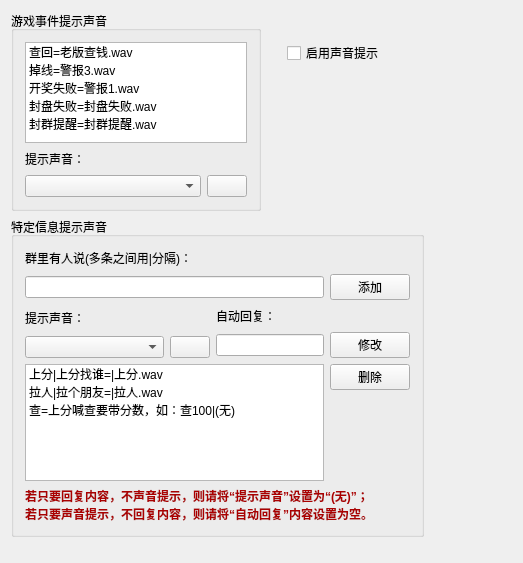
<?xml version="1.0" encoding="UTF-8"?>
<ui version="4.0">
 <class>VoiceGuideWidget</class>
 <widget class="QWidget" name="VoiceGuideWidget">
  <property name="geometry">
   <rect>
    <x>0</x>
    <y>0</y>
    <width>523</width>
    <height>563</height>
   </rect>
  </property>
  <property name="windowTitle">
   <string>语音提示</string>
  </property>
  <layout class="QHBoxLayout" name="horizontalLayout_13">
   <item>
    <layout class="QVBoxLayout" name="verticalLayout_7">
     <item>
      <layout class="QHBoxLayout" name="horizontalLayout_12">
       <property name="sizeConstraint">
        <enum>QLayout::SetFixedSize</enum>
       </property>
       <item>
        <widget class="QGroupBox" name="groupBox">
         <property name="sizePolicy">
          <sizepolicy hsizetype="Fixed" vsizetype="Fixed">
           <horstretch>0</horstretch>
           <verstretch>0</verstretch>
          </sizepolicy>
         </property>
         <property name="maximumSize">
          <size>
           <width>250</width>
           <height>200</height>
          </size>
         </property>
         <property name="title">
          <string>游戏事件提示声音</string>
         </property>
         <layout class="QVBoxLayout" name="verticalLayout">
          <item>
           <widget class="QListWidget" name="listWidget">
            <property name="sizePolicy">
             <sizepolicy hsizetype="Expanding" vsizetype="Preferred">
              <horstretch>0</horstretch>
              <verstretch>0</verstretch>
             </sizepolicy>
            </property>
            <item>
             <property name="text">
              <string>查回=老版查钱.wav</string>
             </property>
            </item>
            <item>
             <property name="text">
              <string>掉线=警报3.wav</string>
             </property>
            </item>
            <item>
             <property name="text">
              <string>开奖失败=警报1.wav</string>
             </property>
            </item>
            <item>
             <property name="text">
              <string>封盘失败=封盘失败.wav</string>
             </property>
            </item>
            <item>
             <property name="text">
              <string>封群提醒=封群提醒.wav</string>
             </property>
            </item>
           </widget>
          </item>
          <item>
           <layout class="QHBoxLayout" name="horizontalLayout">
            <item>
             <widget class="QLabel" name="label">
              <property name="text">
               <string>提示声音：</string>
              </property>
             </widget>
            </item>
            <item>
             <spacer name="horizontalSpacer">
              <property name="orientation">
               <enum>Qt::Horizontal</enum>
              </property>
              <property name="sizeHint" stdset="0">
               <size>
                <width>40</width>
                <height>20</height>
               </size>
              </property>
             </spacer>
            </item>
           </layout>
          </item>
          <item>
           <layout class="QHBoxLayout" name="horizontalLayout_2">
            <item>
             <widget class="QComboBox" name="comboBox"/>
            </item>
            <item>
             <widget class="QPushButton" name="pushButton">
              <property name="sizePolicy">
               <sizepolicy hsizetype="Fixed" vsizetype="Fixed">
                <horstretch>0</horstretch>
                <verstretch>0</verstretch>
               </sizepolicy>
              </property>
              <property name="text">
               <string/>
              </property>
              <property name="icon">
               <iconset>
                <normaloff>image/italic.png</normaloff>image/italic.png</iconset>
              </property>
             </widget>
            </item>
           </layout>
          </item>
         </layout>
        </widget>
       </item>
       <item>
        <spacer name="horizontalSpacer_6">
         <property name="orientation">
          <enum>Qt::Horizontal</enum>
         </property>
         <property name="sizeType">
          <enum>QSizePolicy::Fixed</enum>
         </property>
         <property name="sizeHint" stdset="0">
          <size>
           <width>20</width>
           <height>20</height>
          </size>
         </property>
        </spacer>
       </item>
       <item>
        <layout class="QVBoxLayout" name="verticalLayout_6">
         <item>
          <spacer name="verticalSpacer_5">
           <property name="orientation">
            <enum>Qt::Vertical</enum>
           </property>
           <property name="sizeType">
            <enum>QSizePolicy::Preferred</enum>
           </property>
           <property name="sizeHint" stdset="0">
            <size>
             <width>20</width>
             <height>30</height>
            </size>
           </property>
          </spacer>
         </item>
         <item>
          <widget class="QCheckBox" name="checkBox">
           <property name="text">
            <string>启用声音提示</string>
           </property>
          </widget>
         </item>
         <item>
          <spacer name="verticalSpacer_2">
           <property name="orientation">
            <enum>Qt::Vertical</enum>
           </property>
           <property name="sizeHint" stdset="0">
            <size>
             <width>20</width>
             <height>40</height>
            </size>
           </property>
          </spacer>
         </item>
        </layout>
       </item>
       <item>
        <spacer name="horizontalSpacer_7">
         <property name="orientation">
          <enum>Qt::Horizontal</enum>
         </property>
         <property name="sizeHint" stdset="0">
          <size>
           <width>40</width>
           <height>20</height>
          </size>
         </property>
        </spacer>
       </item>
      </layout>
     </item>
     <item>
      <spacer name="verticalSpacer_4">
       <property name="orientation">
        <enum>Qt::Vertical</enum>
       </property>
       <property name="sizeType">
        <enum>QSizePolicy::Fixed</enum>
       </property>
       <property name="sizeHint" stdset="0">
        <size>
         <width>20</width>
         <height>0</height>
        </size>
       </property>
      </spacer>
     </item>
     <item>
      <widget class="QGroupBox" name="groupBox_2">
       <property name="sizePolicy">
        <sizepolicy hsizetype="Fixed" vsizetype="Fixed">
         <horstretch>0</horstretch>
         <verstretch>0</verstretch>
        </sizepolicy>
       </property>
       <property name="maximumSize">
        <size>
         <width>500</width>
         <height>320</height>
        </size>
       </property>
       <property name="title">
        <string>特定信息提示声音</string>
       </property>
       <layout class="QVBoxLayout" name="verticalLayout_5">
        <item>
         <layout class="QHBoxLayout" name="horizontalLayout_3">
          <item>
           <widget class="QLabel" name="label_2">
            <property name="text">
             <string>群里有人说(多条之间用|分隔)：</string>
            </property>
           </widget>
          </item>
          <item>
           <spacer name="horizontalSpacer_2">
            <property name="orientation">
             <enum>Qt::Horizontal</enum>
            </property>
            <property name="sizeHint" stdset="0">
             <size>
              <width>40</width>
              <height>20</height>
             </size>
            </property>
           </spacer>
          </item>
         </layout>
        </item>
        <item>
         <layout class="QHBoxLayout" name="horizontalLayout_4">
          <item>
           <widget class="QLineEdit" name="lineEdit">
            <property name="styleSheet">
             <string notr="true">color: rgb(0, 0, 255);</string>
            </property>
           </widget>
          </item>
          <item>
           <widget class="QPushButton" name="pushButton_3">
            <property name="text">
             <string>添加</string>
            </property>
           </widget>
          </item>
         </layout>
        </item>
        <item>
         <layout class="QHBoxLayout" name="horizontalLayout_10">
          <item>
           <layout class="QVBoxLayout" name="verticalLayout_3">
            <item>
             <layout class="QHBoxLayout" name="horizontalLayout_5">
              <item>
               <widget class="QLabel" name="label_3">
                <property name="text">
                 <string>提示声音：</string>
                </property>
               </widget>
              </item>
              <item>
               <spacer name="horizontalSpacer_3">
                <property name="orientation">
                 <enum>Qt::Horizontal</enum>
                </property>
                <property name="sizeHint" stdset="0">
                 <size>
                  <width>40</width>
                  <height>20</height>
                 </size>
                </property>
               </spacer>
              </item>
             </layout>
            </item>
            <item>
             <layout class="QHBoxLayout" name="horizontalLayout_7">
              <item>
               <widget class="QComboBox" name="comboBox_2"/>
              </item>
              <item>
               <widget class="QPushButton" name="pushButton_2">
                <property name="sizePolicy">
                 <sizepolicy hsizetype="Fixed" vsizetype="Fixed">
                  <horstretch>0</horstretch>
                  <verstretch>0</verstretch>
                 </sizepolicy>
                </property>
                <property name="text">
                 <string/>
                </property>
                <property name="icon">
                 <iconset>
                  <normaloff>image/italic.png</normaloff>image/italic.png</iconset>
                </property>
               </widget>
              </item>
             </layout>
            </item>
           </layout>
          </item>
          <item>
           <layout class="QVBoxLayout" name="verticalLayout_4">
            <item>
             <layout class="QHBoxLayout" name="horizontalLayout_6">
              <item>
               <widget class="QLabel" name="label_4">
                <property name="text">
                 <string>自动回复：</string>
                </property>
               </widget>
              </item>
              <item>
               <spacer name="horizontalSpacer_4">
                <property name="orientation">
                 <enum>Qt::Horizontal</enum>
                </property>
                <property name="sizeHint" stdset="0">
                 <size>
                  <width>40</width>
                  <height>20</height>
                 </size>
                </property>
               </spacer>
              </item>
             </layout>
            </item>
            <item>
             <layout class="QHBoxLayout" name="horizontalLayout_8">
              <item>
               <widget class="QLineEdit" name="lineEdit_2">
                <property name="styleSheet">
                 <string notr="true">color: rgb(0, 0, 255);</string>
                </property>
               </widget>
              </item>
              <item>
               <widget class="QPushButton" name="pushButton_4">
                <property name="text">
                 <string>修改</string>
                </property>
               </widget>
              </item>
             </layout>
            </item>
           </layout>
          </item>
         </layout>
        </item>
        <item>
         <layout class="QHBoxLayout" name="horizontalLayout_9">
          <item>
           <widget class="QListWidget" name="listWidget_2">
            <property name="sizePolicy">
             <sizepolicy hsizetype="Expanding" vsizetype="Preferred">
              <horstretch>0</horstretch>
              <verstretch>0</verstretch>
             </sizepolicy>
            </property>
            <item>
             <property name="text">
              <string>上分|上分找谁=|上分.wav</string>
             </property>
            </item>
            <item>
             <property name="text">
              <string>拉人|拉个朋友=|拉人.wav</string>
             </property>
            </item>
            <item>
             <property name="text">
              <string>查=上分喊查要带分数，如：查100|(无)</string>
             </property>
            </item>
           </widget>
          </item>
          <item>
           <layout class="QVBoxLayout" name="verticalLayout_2">
            <item>
             <widget class="QPushButton" name="pushButton_5">
              <property name="text">
               <string>删除</string>
              </property>
             </widget>
            </item>
            <item>
             <spacer name="verticalSpacer">
              <property name="orientation">
               <enum>Qt::Vertical</enum>
              </property>
              <property name="sizeHint" stdset="0">
               <size>
                <width>20</width>
                <height>40</height>
               </size>
              </property>
             </spacer>
            </item>
           </layout>
          </item>
         </layout>
        </item>
        <item>
         <layout class="QHBoxLayout" name="horizontalLayout_11">
          <item>
           <widget class="QLabel" name="label_5">
            <property name="font">
             <font>
              <weight>75</weight>
              <bold>true</bold>
             </font>
            </property>
            <property name="styleSheet">
             <string notr="true">color: rgb(170, 0, 0);</string>
            </property>
            <property name="text">
             <string>若只要回复内容，不声音提示，则请将“提示声音”设置为“(无)”；
若只要声音提示，不回复内容，则请将“自动回复”内容设置为空。</string>
            </property>
            <property name="wordWrap">
             <bool>true</bool>
            </property>
           </widget>
          </item>
          <item>
           <spacer name="horizontalSpacer_5">
            <property name="orientation">
             <enum>Qt::Horizontal</enum>
            </property>
            <property name="sizeType">
             <enum>QSizePolicy::Fixed</enum>
            </property>
            <property name="sizeHint" stdset="0">
             <size>
              <width>20</width>
              <height>20</height>
             </size>
            </property>
           </spacer>
          </item>
         </layout>
        </item>
       </layout>
      </widget>
     </item>
     <item>
      <spacer name="verticalSpacer_3">
       <property name="orientation">
        <enum>Qt::Vertical</enum>
       </property>
       <property name="sizeHint" stdset="0">
        <size>
         <width>20</width>
         <height>0</height>
        </size>
       </property>
      </spacer>
     </item>
    </layout>
   </item>
   <item>
    <spacer name="horizontalSpacer_8">
     <property name="orientation">
      <enum>Qt::Horizontal</enum>
     </property>
     <property name="sizeHint" stdset="0">
      <size>
       <width>21</width>
       <height>20</height>
      </size>
     </property>
    </spacer>
   </item>
  </layout>
 </widget>
 <layoutdefault spacing="6" margin="11"/>
 <resources/>
 <connections/>
</ui>
